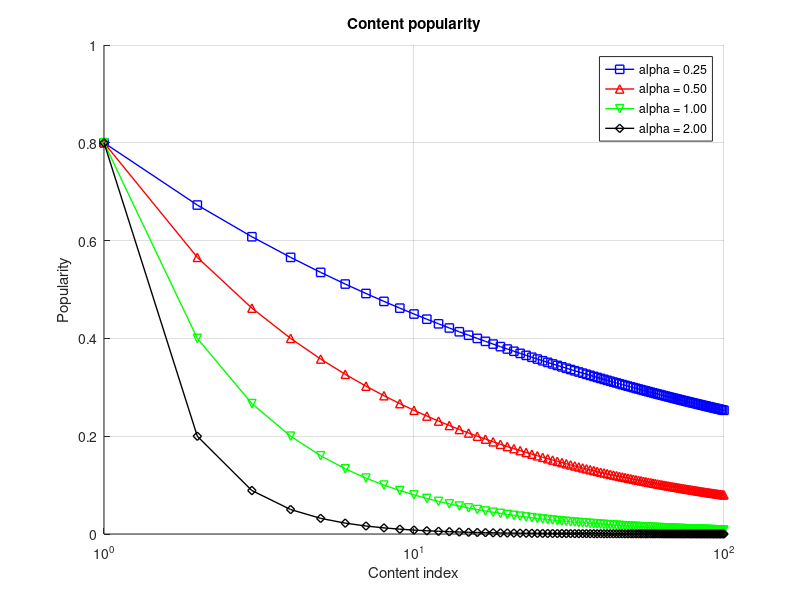

The MATLAB source for this figure: (Note: this script raises an error after producing the figure.)
addpath('~/Workbench/mtsp-project/code/utils/')
addpath('~/Workbench/mtsp-project/code/utils/subaxis')
addpath('~/Workbench/mtsp-project/code/utils/subtightplot')

% figure directories
figure_dir_cascade = '/home/adamiaonr/Dropbox/Workbench/PhD/mtsp/project/report/figures/experiments/cascade';
figure_dir_tree = '/home/adamiaonr/Dropbox/Workbench/PhD/mtsp/project/report/figures/experiments/tree';

%% 1.1) overall simulation parameters (cascade topology)

% 1.1.1) different number of content objects
content_n = 100;

% 1.1.2) CS size (i.e. number of slots)
%cs_size = [10 25 50 75];
cs_size = [25];

% 1.1.3) number of simulation rounds (i.e. 'generate signals' -> 'fetch
% inputs' -> process inputs -> set outputs cycles)
round_n = 10000;

% 1.1.4) specify the topology matrix (commented case is a cascade 
% topology, 1 client, 3 levels - i.e. NDN routers - and 1 server).
clnt_n = 1;
rtr_n = 3;
srvr_n = 1;

topology = [0 1 0 0 0; 1 0 2 0 0; 0 1 0 2 0; 0 0 1 0 2; 0 0 0 1 0];

% 1.1.5) the router level matrix, i.e. the distribution of routers over the
% topology levels, codified in a nodes x rtr_level_n matrix

% 1.1.5.1) in this case, 1 router per level
rtr_level = [1 0 0 0 0; 0 1 0 0 0; 0 0 1 0 0; 0 0 0 1 0; 0 0 0 0 1];

% 1.1.6) content popularity, a zipf distribution, in the style of Carofiglio
% et al. 2011, p = c / (k^(alpha))
c = 0.8;
alpha = [0.25, 0.5, 1.0, 2.0];
k = 1:1:content_n;

content_popularity = zeros(numel(alpha), content_n);

% 1.1.7) plot content popularity distributions

figure();

grid on;
hold on;

axis([1 content_n 0 1]);
%axis square;

xlabel('Content index');
ylabel('Popularity');

%colors = ['m', 'b', 'r', 'g', 'k', 'y'];
%markers = ['o', 's', '^', 'v', 'd'];
markers = {'-bs', '-r^', '-gv', '-kd', '-yx'};

plot_obj = zeros(1, numel(alpha));
plot_str = cell(1, numel(alpha));

for l = 1:numel(alpha)
    
    content_popularity(l,:) = (c ./ (k.^(alpha(l))));
        
    plot_obj(l) = semilogx(1:1:content_n, content_popularity(l,:), sprintf('%s', markers{l}), 'LineWidth', 1);
    plot_str{l} = sprintf('alpha = %0.2f', alpha(l));    
    
    % 1.1.8) this is necessary, according to 
    % http://www.mathworks.com/matlabcentral/newsreader/view_thread/35174
    set(gca,'xscale','log');
end

legend(plot_obj(1:numel(alpha)), plot_str{1:numel(alpha)});

title(sprintf('Content popularity'));

set(gcf, 'units', 'centimeters', 'position', [10 10 20 10]);

hold off;

saveas(gcf, '/home/adamiaonr/Dropbox/Workbench/PhD/mtsp/project/report/figures/pop.fig');

%% 1.2) simulation rounds

for j = 1:numel(cs_size)

    simulate(content_n, content_popularity(3,:), cs_size(j), 'LRU', round_n, topology, clnt_n, rtr_n, rtr_level, srvr_n, figure_dir_cascade);
    simulate(content_n, content_popularity(3,:), cs_size(j), 'MRU', round_n, topology, clnt_n, rtr_n, rtr_level, srvr_n, figure_dir_cascade);
%    simulate(content_n, content_popularity(3,:), cs_size(j), 'RANDOM', round_n, topology, clnt_n, rtr_n, rtr_level, srvr_n, figure_dir_cascade);
    
end

%% 2.1) overall simulation parameters (tree topology)

% 2.1.1) specify the topology matrix
clnt_n = 8;
rtr_n = 7;
srvr_n = 1;

topology = [
    % clnts
% column numbers in HEX
%   1 2 3 4 5 6 7 8 9 A B C D E F 10
    0 0 0 0 0 0 0 0 1 0 0 0 0 0 0 0; 
    0 0 0 0 0 0 0 0 1 0 0 0 0 0 0 0; 
    0 0 0 0 0 0 0 0 0 1 0 0 0 0 0 0; 
    0 0 0 0 0 0 0 0 0 1 0 0 0 0 0 0; 
    0 0 0 0 0 0 0 0 0 0 1 0 0 0 0 0; 
    0 0 0 0 0 0 0 0 0 0 1 0 0 0 0 0; 
    0 0 0 0 0 0 0 0 0 0 0 1 0 0 0 0; 
    0 0 0 0 0 0 0 0 0 0 0 1 0 0 0 0; 
    % rtrs
%   1 2 3 4 5 6 7 8 9 A B C D E F 10
    1 1 0 0 0 0 0 0 0 0 0 0 2 0 0 0; 
    0 0 1 1 0 0 0 0 0 0 0 0 2 0 0 0; 
    0 0 0 0 1 1 0 0 0 0 0 0 0 2 0 0; 
    0 0 0 0 0 0 1 1 0 0 0 0 0 2 0 0; 
    0 0 0 0 0 0 0 0 1 1 0 0 0 0 2 0; 
    0 0 0 0 0 0 0 0 0 0 1 1 0 0 2 0; 
    0 0 0 0 0 0 0 0 0 0 0 0 1 1 0 2; 
    % srvr
%   1 2 3 4 5 6 7 8 9 A B C D E F 10
    0 0 0 0 0 0 0 0 0 0 0 0 0 0 1 0];

% 2.1.2) the router level matrix, i.e. the distribution of routers over the
% topology levels, codified in a nodes x rtr_level_n matrix
rtr_level_n = 5;

% 2.1.2.1) in this case, 1 router per level
rtr_level = [
    1 0 0 0 0; 
    1 0 0 0 0; 
    1 0 0 0 0; 
    1 0 0 0 0;
    1 0 0 0 0; 
    1 0 0 0 0; 
    1 0 0 0 0; 
    1 0 0 0 0;
    0 1 0 0 0; 
    0 1 0 0 0; 
    0 1 0 0 0; 
    0 1 0 0 0;
    0 0 1 0 0; 
    0 0 1 0 0; 
    0 0 0 1 0; 
    0 0 0 0 1;
    ];

%% 2.2) simulation rounds

for j = 1:numel(cs_size)

    simulate(content_n, content_popularity(3,:), cs_size(j), 'LRU', round_n, topology, clnt_n, rtr_n, rtr_level, srvr_n, figure_dir_tree);
    simulate(content_n, content_popularity(3,:), cs_size(j), 'MRU', round_n, topology, clnt_n, rtr_n, rtr_level, srvr_n, figure_dir_tree);
%    simulate(content_n, content_popularity(3,:), cs_size(j), 'RANDOM', round_n, topology, clnt_n, rtr_n, rtr_level, srvr_n, figure_dir_tree);
    
end
